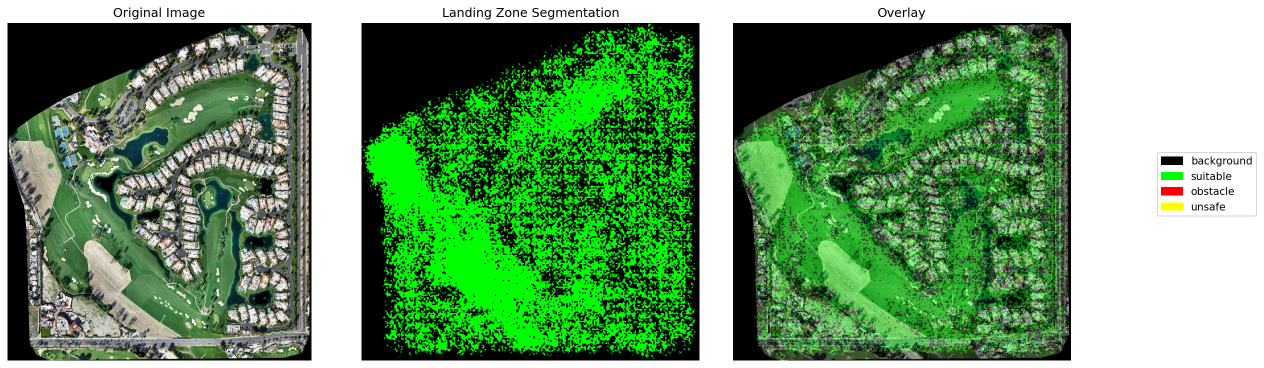
#> input picture training_tools/detailed_test.png, 2528 x 736 px, given in place of the camera (shown at 1/2 size)
$ python demo.py
#> lines starting #> are read from the running program, lines starting #| are printed output that depends on the picture; after the words box and inside, x2 and y2 are one past the last pixel; in counts of white or black regions, pixels touching at a corner belong together
#> the answer given: 1
### uav_landing_detector.py
#!/usr/bin/env python3
"""
UAV Landing Zone Detector - Single Class Implementation
Real-time semantic segmentation + neuro-symbolic reasoning for UAV landing

Usage:
    detector = UAVLandingDetector()
    result = detector.process_frame(image, altitude=5.0)
"""

import cv2
import numpy as np
import time
import math
from typing import Dict, List, Tuple, Optional, Any
from dataclasses import dataclass
from pathlib import Path

try:
    import onnxruntime as ort
    ONNX_AVAILABLE = True
except ImportError:
    ONNX_AVAILABLE = False
    print("Warning: ONNX Runtime not available, running in placeholder mode")

@dataclass
class LandingResult:
    """Complete landing detection result"""
    # Core detection
    status: str  # 'TARGET_ACQUIRED', 'NO_TARGET', 'UNSAFE'
    confidence: float  # 0.0-1.0

    # Target information
    target_pixel: Optional[Tuple[int, int]] = None  # (x, y) in image
    target_world: Optional[Tuple[float, float]] = None  # (x, y) in meters
    distance: Optional[float] = None  # meters from camera
    bearing: Optional[float] = None  # radians

    # Movement commands
    forward_velocity: float = 0.0  # m/s (positive = forward)
    right_velocity: float = 0.0   # m/s (positive = right)
    descent_rate: float = 0.0     # m/s (positive = down)
    yaw_rate: float = 0.0         # rad/s (positive = clockwise)

    # Performance metrics
    processing_time: float = 0.0  # milliseconds
    fps: float = 0.0

    # Visualization (optional)
    annotated_image: Optional[np.ndarray] = None

class UAVLandingDetector:
    """
    High-performance UAV landing zone detector.

    Combines BiSeNetV2 semantic segmentation with rule-based reasoning
    for real-time landing zone detection and navigation commands.
    """

    def __init__(self,
                 model_path: str = None,
                 camera_matrix: Optional[np.ndarray] = None,
                 enable_visualization: bool = False,
                 device: str = "auto"):
        """
        Initialize the landing detector.

        Args:
            model_path: Path to ONNX model (uses placeholder if None)
            camera_matrix: Camera intrinsic matrix [fx,0,cx; 0,fy,cy; 0,0,1]
            enable_visualization: Generate annotated output images
            device: 'cpu', 'cuda', or 'auto'
        """
        self.enable_visualization = enable_visualization
        self.model_path = model_path

        # Camera parameters (default values, should be calibrated)
        if camera_matrix is not None:
            self.camera_matrix = camera_matrix
        else:
            self.camera_matrix = np.array([
                [800.0, 0.0, 320.0],    # fx, 0, cx
                [0.0, 800.0, 240.0],    # 0, fy, cy
                [0.0, 0.0, 1.0]         # 0, 0, 1
            ], dtype=np.float32)

        # Extract camera parameters
        self.fx = self.camera_matrix[0, 0]
        self.fy = self.camera_matrix[1, 1]
        self.cx = self.camera_matrix[0, 2]
        self.cy = self.camera_matrix[1, 2]

        # Model configuration
        self.input_size = (512, 512)  # Standard input size
        self.num_classes = 6

        # Class definitions for landing zones
        self.classes = {
            0: "background",    # Non-relevant areas
            1: "suitable",      # Perfect for landing (flat, clear)
            2: "marginal",      # Potentially suitable (low grass, rough ground)
            3: "obstacles",     # Buildings, structures, trees
            4: "unsafe",        # Water, vehicles, steep slopes
            5: "unknown"        # Uncertain areas
        }

        # Control parameters
        self.max_velocity = 2.0      # m/s maximum movement speed
        self.position_gain = 0.8     # Position control gain
        self.min_zone_area = 1000    # Minimum pixels for valid landing zone
        self.safety_margin = 2.0     # Safety distance from obstacles (meters)

        # Performance tracking
        self.frame_times = []
        self.max_history = 30

        # Landing phase tracking
        self.landing_phase = "SEARCH"  # SEARCH, APPROACH, PRECISION, LANDING
        self.target_lock_count = 0
        self.last_target = None

        # Initialize neural network
        self._initialize_model(device)

        print(f"🚁 UAV Landing Detector initialized")
        print(f"   Model: {'ONNX' if self.session else 'Placeholder'}")
        print(f"   Input size: {self.input_size}")
        print(f"   Camera: fx={self.fx:.0f}, fy={self.fy:.0f}")
        print(f"   Visualization: {enable_visualization}")

    def _initialize_model(self, device: str):
        """Initialize the ONNX model for inference."""
#> in run_webcam_demo, frame is the input picture: shape (736, 2528, 3); mean B, G, R 103.9, 151.9, 105.8
        self.session = None

        if not ONNX_AVAILABLE or not self.model_path or not Path(self.model_path).exists():
            print("⚠️  Using placeholder mode (no ONNX model)")
            return

        try:
            # Set up execution providers
            providers = []
            if device == "auto":
                providers = ['CUDAExecutionProvider', 'CPUExecutionProvider']
            elif device == "cuda":
                providers = ['CUDAExecutionProvider']
            else:
                providers = ['CPUExecutionProvider']

            # Create session
            self.session = ort.InferenceSession(self.model_path, providers=providers)

            # Get input/output info
            self.input_name = self.session.get_inputs()[0].name
            self.output_name = self.session.get_outputs()[0].name

            print(f"✅ Model loaded: {Path(self.model_path).name}")
            print(f"   Provider: {self.session.get_providers()[0]}")

        except Exception as e:
            print(f"❌ Model loading failed: {e}")
            self.session = None

    def process_frame(self,
                     image: np.ndarray,
                     altitude: float,
                     current_velocity: Tuple[float, float, float] = (0.0, 0.0, 0.0)) -> LandingResult:
        """
        Process single frame for landing zone detection.

        Args:
            image: Input BGR image from camera
            altitude: Current altitude above ground (meters)
            current_velocity: Current velocity [vx, vy, vz] (m/s)

        Returns:
            LandingResult with detection and navigation commands
        """
        start_time = time.time()

        # Validate inputs
        if image is None or image.size == 0:
            return LandingResult(status="ERROR", confidence=0.0)
        if altitude <= 0:
            return LandingResult(status="ERROR", confidence=0.0)

        try:
            # Step 1: Semantic Segmentation
            segmentation_map = self._run_segmentation(image)

            # Step 2: Find Landing Zones
            zones = self._find_landing_zones(segmentation_map)

            # Step 3: Evaluate Best Zone
            result = self._evaluate_zones(zones, segmentation_map, image, altitude)

            # Step 4: Generate Navigation Commands
            result = self._generate_commands(result, altitude, current_velocity)

            # Step 5: Update State Tracking
            self._update_tracking(result)

            # Step 6: Performance Tracking
            processing_time = (time.time() - start_time) * 1000
            result.processing_time = processing_time
            result.fps = self._update_fps(processing_time)

            # Step 7: Visualization (if enabled)
            if self.enable_visualization:
                result.annotated_image = self._create_visualization(image, segmentation_map, result)

            return result

        except Exception as e:
            print(f"❌ Processing error: {e}")
            return LandingResult(status="ERROR", confidence=0.0,
                               processing_time=(time.time() - start_time) * 1000)

    def _run_segmentation(self, image: np.ndarray) -> np.ndarray:
        """Run semantic segmentation on input image."""

        if self.session is None:
            # Placeholder segmentation for testing
            h, w = image.shape[:2]
            seg_map = np.zeros((h, w), dtype=np.uint8)

            # Create some synthetic landing zones
            center_x, center_y = w // 2, h // 2

            # Main landing zone (suitable)
            cv2.rectangle(seg_map,
                         (center_x - 60, center_y - 40),
                         (center_x + 60, center_y + 40), 1, -1)
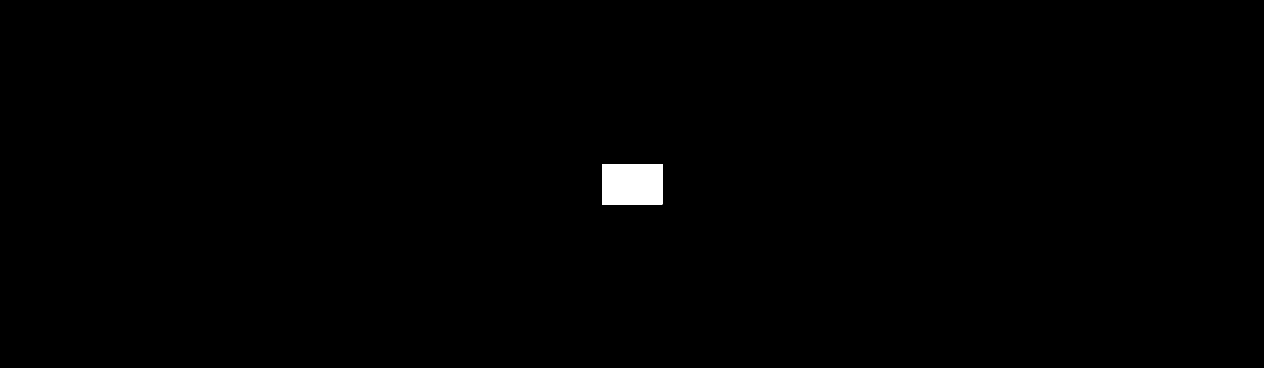
#> seg_map: shape (736, 2528) (shown at 1/2 size); values 0 (black) and 1 (white), 0.53% white; 1 white region, box (x1, y1, x2, y2) and area: (1204, 328, 1325, 409) 9801

            # Some obstacles
            cv2.rectangle(seg_map, (50, 50), (100, 150), 3, -1)
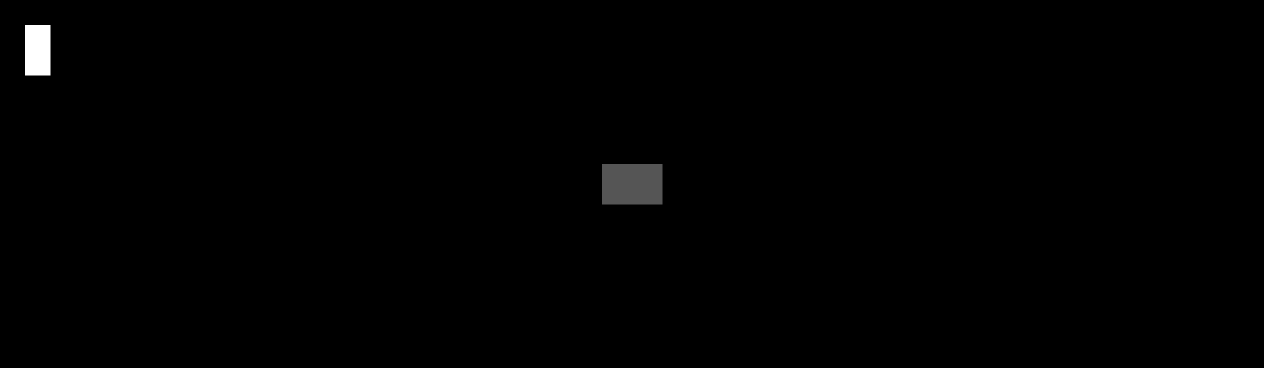
#> seg_map: shape (736, 2528) (shown at 1/2 size); 0.28% of pixels changed, all inside (x1, y1, x2, y2) = (50, 50, 101, 151); drawn with min black and max white
            cv2.circle(seg_map, (w - 80, 80), 30, 3, -1)
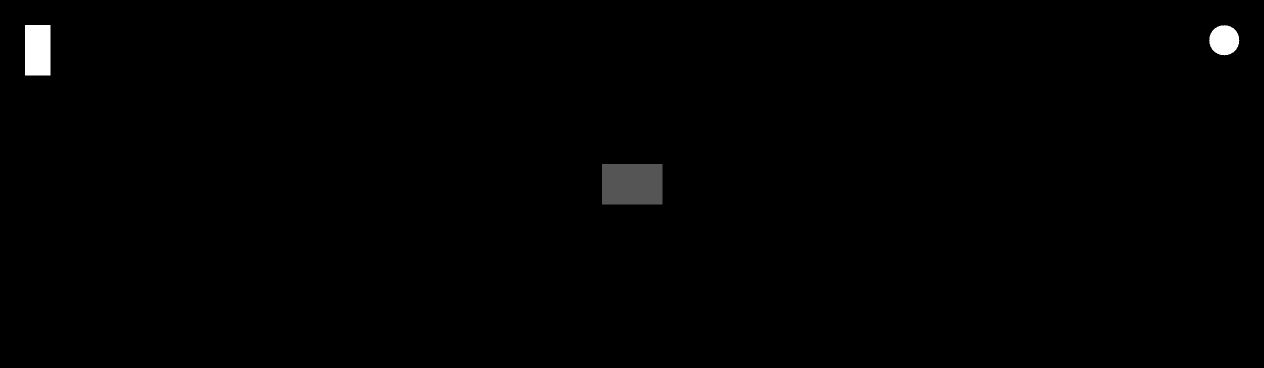
#> seg_map: shape (736, 2528) (shown at 1/2 size); 0.15% of pixels changed, all inside (x1, y1, x2, y2) = (2418, 50, 2479, 111); drawn with min black and max white

            # Marginal areas
            cv2.rectangle(seg_map, (center_x - 100, center_y + 80),
                         (center_x + 100, center_y + 120), 2, -1)
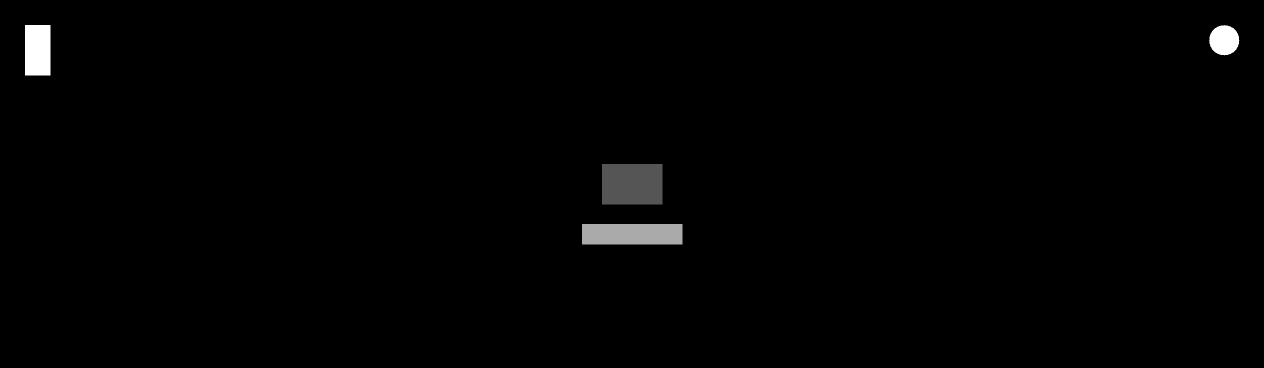
#> seg_map: shape (736, 2528) (shown at 1/2 size); 0.44% of pixels changed, all inside (x1, y1, x2, y2) = (1164, 448, 1365, 489); drawn with min black and max white

            return seg_map

        # Real model inference
        # Preprocess image
        input_tensor = self._preprocess_image(image)

        # Run inference
        outputs = self.session.run([self.output_name], {self.input_name: input_tensor})

        # Postprocess output
        segmentation_map = self._postprocess_segmentation(outputs[0], image.shape[:2])

        return segmentation_map

    # [42 lines left out: functions _preprocess_image, _postprocess_segmentation, not called in this run]

    def _find_landing_zones(self, segmentation_map: np.ndarray) -> List[Dict]:
        """Find potential landing zones in segmentation map."""

        zones = []

        # Find suitable areas (class 1)
        suitable_mask = (segmentation_map == 1).astype(np.uint8)

        # Clean up the mask
        kernel = np.ones((5, 5), np.uint8)
        suitable_mask = cv2.morphologyEx(suitable_mask, cv2.MORPH_OPEN, kernel)
        suitable_mask = cv2.morphologyEx(suitable_mask, cv2.MORPH_CLOSE, kernel)

        # Find contours
        contours, _ = cv2.findContours(suitable_mask, cv2.RETR_EXTERNAL, cv2.CHAIN_APPROX_SIMPLE)
#> contours = [[[1204, 328], [1204, 408], [1324, 408], [1324, 328]]]

        for i, contour in enumerate(contours):
            area = cv2.contourArea(contour)

            if area >= self.min_zone_area:
                # Calculate zone properties
                M = cv2.moments(contour)
                if M["m00"] > 0:
                    cx = int(M["m10"] / M["m00"])
                    cy = int(M["m01"] / M["m00"])

                    # Bounding rectangle
                    x, y, w, h = cv2.boundingRect(contour)

                    # Zone properties
                    zones.append({
                        'id': i,
                        'center': (cx, cy),
                        'area': area,
                        'bbox': (x, y, w, h),
                        'contour': contour,
                        'aspect_ratio': w / h if h > 0 else 1.0,
                        'solidity': area / cv2.contourArea(cv2.convexHull(contour)) if cv2.contourArea(cv2.convexHull(contour)) > 0 else 0
                    })
#> this loop made 1 pass
#> (contour, area, cx, cy, x, y, w, h) on pass 1: ([[1204, 328], [1204, 408], [1324, 408], [1324, 328]], 9600, 1264, 368, 1204, 328, 121, 81)
#> after the loop, zones = 1 item

        return zones

    def _evaluate_zones(self, zones: List[Dict], seg_map: np.ndarray, image: np.ndarray, altitude: float) -> LandingResult:
        """Evaluate zones and select the best landing target."""
#> called with altitude = 5

        if not zones:
            return LandingResult(status="NO_TARGET", confidence=0.0)

        # Score each zone
        scored_zones = []

        for zone in zones:
            score = self._calculate_zone_score(zone, seg_map, image.shape[:2], altitude)

            if score > 0.3:  # Minimum threshold
                scored_zones.append((score, zone))
#> this loop made 1 pass
#> (score, normalized_area in _calculate_zone_score, size_score in _calculate_zone_score, aspect_ratio in _calculate_zone_score, shape_score in _calculate_zone_score, img_center in _calculate_zone_score, distance_from_center in _calculate_zone_score, max_distance in _calculate_zone_score) on pass 1: (0.313, 0.00516, 0.0516, 1.49, 0.506, (1264, 368), 0, 1316.5)
#> after the loop, scored_zones = 1 item

        if not scored_zones:
            return LandingResult(status="NO_TARGET", confidence=0.0)

        # Select best zone
        scored_zones.sort(reverse=True, key=lambda x: x[0])
        best_score, best_zone = scored_zones[0]
#> best_score = 0.313; best_zone = {'id': 0, 'center': (1264, 368), 'area': 9600, 'bbox': (1204, 328, 121, 81), 'contour': [[1204, 328], [1204, 408], [1324, 408], [1324, 328]], 'aspect_ratio': 1.49, 'solidity': 1}

        # Check safety
        if self._is_zone_safe(best_zone, seg_map, altitude):
            return LandingResult(
                status="TARGET_ACQUIRED",
                confidence=best_score,
                target_pixel=best_zone['center'],
                target_world=self._pixel_to_world(best_zone['center'], altitude),
                distance=self._calculate_distance(best_zone['center'], altitude),
                bearing=self._calculate_bearing(best_zone['center'])
            )
        else:
            return LandingResult(status="UNSAFE", confidence=best_score)

    def _calculate_zone_score(self, zone: Dict, seg_map: np.ndarray, image_shape: Tuple[int, int], altitude: float) -> float:
        """Calculate landing suitability score for a zone."""

        score = 0.0

        # Size score (larger is better, up to a point)
        normalized_area = zone['area'] / (image_shape[0] * image_shape[1])
        size_score = min(normalized_area * 10, 1.0)  # Cap at 1.0
        score += size_score * 0.3

        # Shape score (prefer squares/rectangles)
        aspect_ratio = zone['aspect_ratio']
        shape_score = 1.0 - abs(1.0 - aspect_ratio) if aspect_ratio <= 2.0 else 0.5
        score += shape_score * 0.2

        # Solidity score (prefer solid shapes)
        score += zone['solidity'] * 0.1

        # Center preference (prefer zones near image center)
        img_center = (image_shape[1] // 2, image_shape[0] // 2)
        distance_from_center = math.sqrt(
            (zone['center'][0] - img_center[0])**2 +
            (zone['center'][1] - img_center[1])**2
        )
        max_distance = math.sqrt(img_center[0]**2 + img_center[1]**2)
        center_score = 1.0 - (distance_from_center / max_distance)
        score += center_score * 0.2

        # Altitude consideration (closer = higher confidence)
        altitude_score = max(0.5, 1.0 - altitude / 20.0)  # Decrease confidence with altitude
        score *= altitude_score

        # Temporal consistency bonus (if we've been tracking this area)
        if self.last_target and self._zones_overlap(zone, self.last_target):
            score += 0.2

        return min(score, 1.0)

    def _is_zone_safe(self, zone: Dict, seg_map: np.ndarray, altitude: float) -> bool:
        """Check if zone is safe for landing."""
#> called with altitude = 5

        # Check for obstacles around the zone
        x, y, w, h = zone['bbox']
#> x = 1204; y = 328; w = 121; h = 81

        # Expand search area for obstacles
        margin = max(20, int(self.safety_margin * 10))  # pixels

        x1 = max(0, x - margin)
#> x1 = 1184
        y1 = max(0, y - margin)
#> y1 = 308
        x2 = min(seg_map.shape[1], x + w + margin)
#> x2 = 1345
        y2 = min(seg_map.shape[0], y + h + margin)
#> y2 = 429

        roi = seg_map[y1:y2, x1:x2]
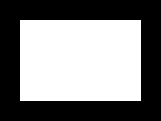
#> roi: shape (121, 161); values 0 (black) and 1 (white), 50.3% white; 1 black region, box (x1, y1, x2, y2) and area: (0, 0, 161, 121) 9680

        # Check for obstacles (classes 3, 4)
        obstacle_pixels = np.sum((roi == 3) | (roi == 4))
#> obstacle_pixels = 0
        total_pixels = roi.size
#> (the rest of the program and of its run is left out)
